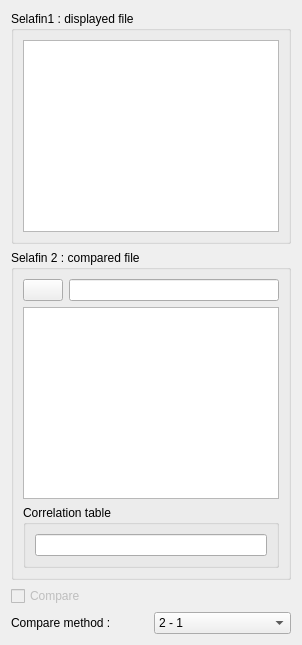
            <widget class="QWidget" name="page_compare">
             <layout class="QGridLayout" name="gridLayout_4">
              <item row="2" column="0">
               <widget class="QCheckBox" name="checkBox_6">
                <property name="enabled">
                 <bool>false</bool>
                </property>
                <property name="sizePolicy">
                 <sizepolicy hsizetype="Preferred" vsizetype="Fixed">
                  <horstretch>0</horstretch>
                  <verstretch>0</verstretch>
                 </sizepolicy>
                </property>
                <property name="text">
                 <string>Compare</string>
                </property>
               </widget>
              </item>
              <item row="1" column="0" colspan="2">
               <widget class="QGroupBox" name="groupBox_11">
                <property name="title">
                 <string>Selafin 2 : compared file</string>
                </property>
                <layout class="QGridLayout" name="gridLayout_19">
                 <item row="1" column="1" colspan="2">
                  <widget class="QTextEdit" name="textEdit_3">
                   <property name="sizePolicy">
                    <sizepolicy hsizetype="Preferred" vsizetype="Preferred">
                     <horstretch>0</horstretch>
                     <verstretch>0</verstretch>
                    </sizepolicy>
                   </property>
                   <property name="readOnly">
                    <bool>true</bool>
                   </property>
                  </widget>
                 </item>
                 <item row="0" column="1">
                  <widget class="QPushButton" name="pushButton_8">
                   <property name="sizePolicy">
                    <sizepolicy hsizetype="Fixed" vsizetype="Fixed">
                     <horstretch>0</horstretch>
                     <verstretch>0</verstretch>
                    </sizepolicy>
                   </property>
                   <property name="text">
                    <string/>
                   </property>
                   <property name="icon">
                    <iconset>
                     <normaloff>:/plugins/PostTelemac/icons/Open_48x48.png</normaloff>:/plugins/PostTelemac/icons/Open_48x48.png</iconset>
                   </property>
                   <property name="iconSize">
                    <size>
                     <width>20</width>
                     <height>20</height>
                    </size>
                   </property>
                  </widget>
                 </item>
                 <item row="0" column="2">
                  <widget class="QLineEdit" name="lineEdit_5">
                   <property name="sizePolicy">
                    <sizepolicy hsizetype="Expanding" vsizetype="Fixed">
                     <horstretch>0</horstretch>
                     <verstretch>0</verstretch>
                    </sizepolicy>
                   </property>
                  </widget>
                 </item>
                 <item row="2" column="1" colspan="2">
                  <widget class="QGroupBox" name="groupBox_12">
                   <property name="maximumSize">
                    <size>
                     <width>16777215</width>
                     <height>16777215</height>
                    </size>
                   </property>
                   <property name="baseSize">
                    <size>
                     <width>0</width>
                     <height>0</height>
                    </size>
                   </property>
                   <property name="title">
                    <string>Correlation table </string>
                   </property>
                   <layout class="QVBoxLayout" name="verticalLayout_10">
                    <item>
                     <widget class="QLineEdit" name="lineEdit"/>
                    </item>
                   </layout>
                  </widget>
                 </item>
                </layout>
               </widget>
              </item>
              <item row="0" column="0" colspan="2">
               <widget class="QGroupBox" name="groupBox_10">
                <property name="title">
                 <string>Selafin1 : displayed file</string>
                </property>
                <layout class="QHBoxLayout" name="horizontalLayout_3">
                 <item>
                  <widget class="QTextEdit" name="textEdit_2">
                   <property name="sizePolicy">
                    <sizepolicy hsizetype="Preferred" vsizetype="Preferred">
                     <horstretch>0</horstretch>
                     <verstretch>0</verstretch>
                    </sizepolicy>
                   </property>
                   <property name="textInteractionFlags">
                    <set>Qt::NoTextInteraction</set>
                   </property>
                  </widget>
                 </item>
                </layout>
               </widget>
              </item>
              <item row="3" column="1">
               <widget class="QComboBox" name="comboBox_compare_method">
                <item>
                 <property name="text">
                  <string>2 - 1</string>
                 </property>
                </item>
                <item>
                 <property name="text">
                  <string>1 - 2</string>
                 </property>
                </item>
               </widget>
              </item>
              <item row="3" column="0">
               <widget class="QLabel" name="label_33">
                <property name="text">
                 <string>Compare method : </string>
                </property>
               </widget>
              </item>
             </layout>
            </widget>
